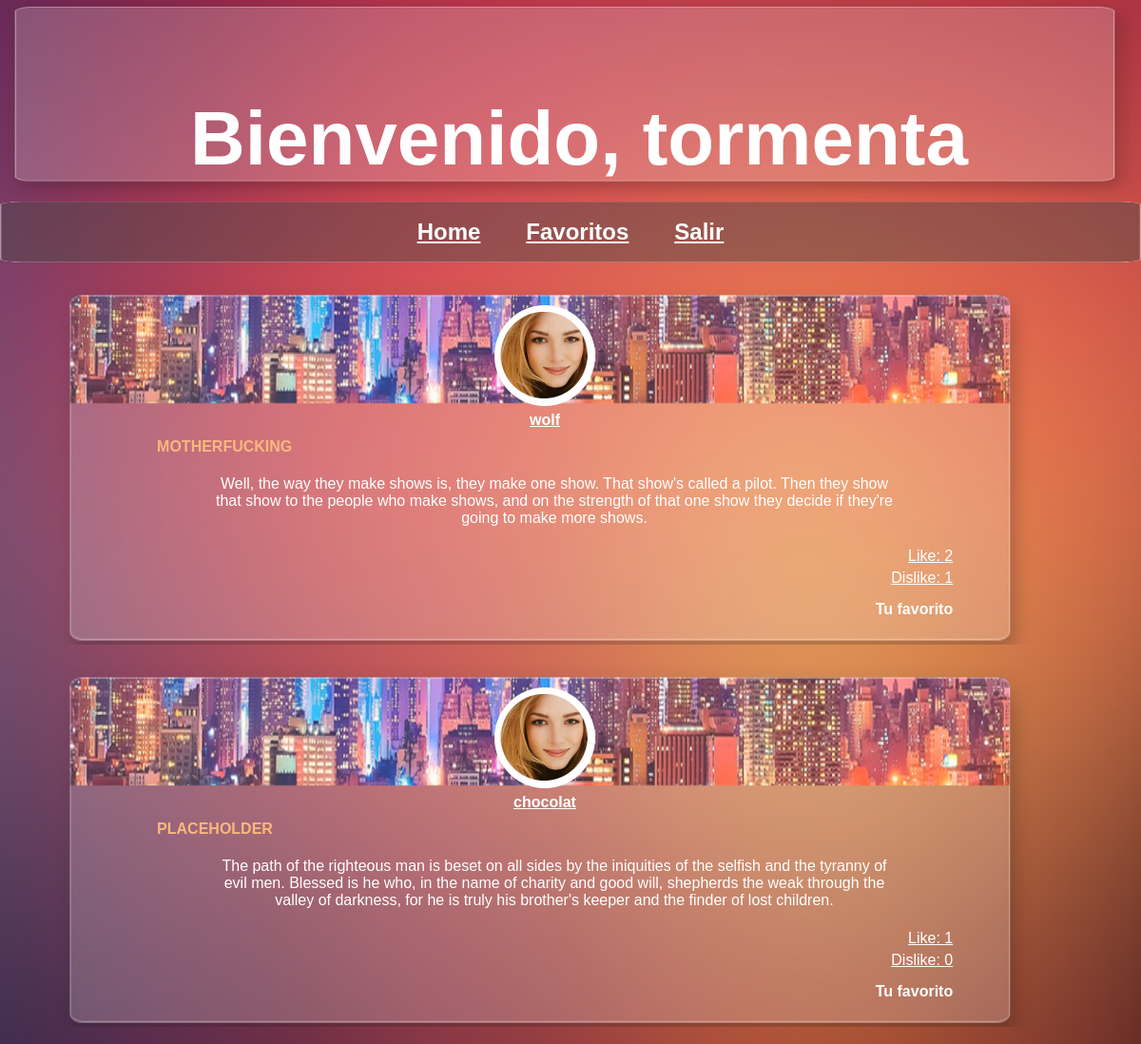
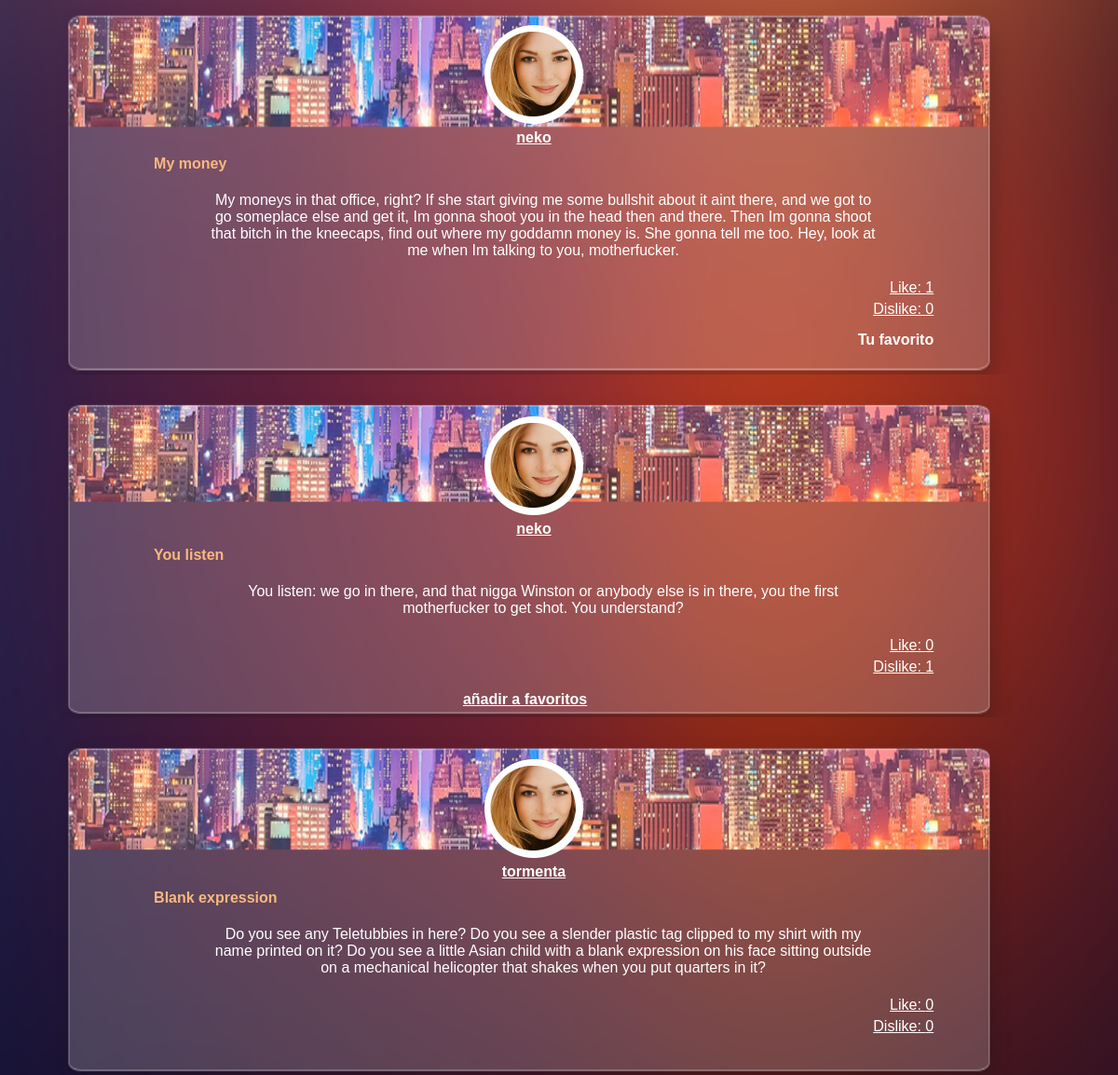
The page /index.php (signed in) on the database its author committed (2 pictures, top to bottom).
### tables this page shows
CREATE TABLE IF NOT EXISTS `post` (
`Id_mensaje` int(11) NOT NULL,
  `Id_usuario` int(255) NOT NULL,
  `Titulo` text,
  `Post` text
);

CREATE TABLE IF NOT EXISTS `usuarios` (
`Id` int(12) NOT NULL,
  `Nombre` varchar(20) NOT NULL,
  `password` varchar(10) NOT NULL,
  `URL` text
);

### index.php (the view, shortened to what this page needs)
<!doctype html>
<html>
	<head>
		<link rel="stylesheet" href="css/style.css">
	</head>
	<body>
	<?php
		include_once("includes/database.php");
		  	$query_cons =  "SELECT Nombre, URL FROM mensajes.usuarios WHERE 1";
			$result_cons = mysqli_query($cons,$query_cons);
			 $usuarios = [];
			while($row = mysqli_fetch_array($result_cons)){
				array_push($usuarios,$row["Nombre"]);
				$Nombre=$row['Nombre'];
			}
	?>
		<header>
			<div id="nombre">
						<?php
							echo "<h1 >";
							echo "Bienvenido,  ".$_SESSION['user'];
							echo "</h1>";
						?>
					</div>
		</header>
		<div class="container">
			<div class="navegacion">
				<nav>
					<ul class="list-inline list">
							<li class="lista"><a href="#"><h2>Home</h2></a></li>
							<?php
							$ID =mysql_query("SELECT usuarios.Id FROM mensajes.usuarios WHERE usuarios.Nombre='".$_SESSION['user']."'");
							while ($row = mysql_fetch_array($ID)) {
								$idUser = $row["Id"];
							}
							echo "<li class='lista'>";
							$mens= mysql_query("SELECT * FROM mensajes.usuarios As user, mensajes.post AS msm WHERE user.Id=msm.Id_usuario");
							while ($row = mysql_fetch_array($mens)) {
								echo "<a href='favoritos.php?usuario='$Nombre'>";
							}
							echo "<h2>";
							echo "Favoritos";
							echo "</h2>";
							echo "</a>";
							echo "</li>";
							?>
							<li class="lista"><a href="logout.php"><h2>Salir</h2></a></li>
						</ul>
				</nav>
			</div>
				<?php
				$mens= mysql_query("SELECT * FROM mensajes.usuarios As user, mensajes.post AS msm WHERE user.Id=msm.Id_usuario ORDER BY msm.Id_mensaje");
				while ($row = mysql_fetch_array($mens)) {
					$url = $row["URL"];
					$nombre = $row["Nombre"];
					$post =$row["Post"];
					$titulo = $row["Titulo"];
					$mensaje = $row["Id_mensaje"];
					$idUsuario = $row["Id_usuario"];
						echo "<div class='contenedor'>";
							echo "<div class='post'>";
								echo "<div class='user'>";
									echo "<img src='$url' alt='usuario'>";
									echo "<form name='form' action='perfil.php' method='POST'>";
									echo "<a href='perfil.php?usuario=$nombre'>$nombre</a>";
									echo "<br    />";
								echo "</div>";
								echo "<div class='titulo'>$titulo</div>";
								echo "<div class='content'>$post</div>";
								$likes= "SELECT count(*) AS numLikes FROM mensajes.likes WHERE id_post='".$row["Id_mensaje"]."'";
								$rNumLikes = mysqli_query($cons,$likes);
									while($rowB = mysqli_fetch_array($rNumLikes)){
										$numLikes = $rowB["numLikes"];
										echo "<div class='likes'>";
										echo "<a href='add/addLike.php?usuario=".$_SESSION['user']." &idPost= ".$mensaje."'>";
										echo "Like: $numLikes";
										echo "</a>";
										echo "</div>";
									}
								$dislike= "SELECT count(*) AS numDislike FROM mensajes.dislike WHERE id_post='".$row["Id_mensaje"]."'";
								$rNumDislike = mysqli_query($cons,$dislike);
									while($rowC = mysqli_fetch_array($rNumDislike)){
										$numDislike = $rowC["numDislike"];
										echo "<div class='Dislikes'>";
										echo "<a href='add/addDislike.php?usuario=".$_SESSION['user']." &idPost= ".$mensaje."'>";
										echo "Dislike: $numDislike";
										echo "</a>";
										echo "</div>";
									}
								$favoritos= "SELECT count(*) AS numFavoritos FROM mensajes.favoritos WHERE id_post='".$row["Id_mensaje"]."'";
								$IDfavoritos =mysql_query("SELECT * FROM mensajes.favoritos");
								$rNumFavoritos = mysqli_query($cons,$favoritos);
								$numFavoritos = " ";
								$direc = '#';
								$add = ' ';
									while($rowC = mysqli_fetch_array($rNumFavoritos)){
										while ($rowFav = mysql_fetch_array($IDfavoritos)) {
											if ($mensaje==$rowFav["Id_post"] && $idUser==$rowFav["Id_usuario"]) {
												if ($rowC["numFavoritos"]==1) {
												$numFavoritos = "Tu favorito";
												}else if ($rowC["numFavoritos"]>=2) {
												$numFavoritos = "Tu favorito";
												}
											}
												if ($numFavoritos!='Tu favorito' && $idUser!=$idUsuario) {
												$direc="add/addFavoritos.php?usuario=".$_SESSION['user']." &idPost= ".$mensaje."";
												$add='añadir a favoritos';
											} else {
												$add='';
											}
										}
										echo "<div class='Favoritos'>";
										echo "$numFavoritos";
										echo "<a href='$direc'>$add</a>";
										echo "</div>";
									}
							echo "</div>";
							echo "</div>";
				}
				 ?>
			</div>
	</body>
</html>

### css/style.css (style rules this page uses)
* { font-family: 'Helvetica', cursive; margin: 0; padding: 0; }
body { background: #ecf0f1; background: url("imagenes/fondo.png"); background-repeat: no-repeat; background-size: 100% 100%; }
header { background: url("imagenes/mensaje.png"); background-size: 100% 100%; background-repeat: no-repeat; }
#nombre { padding-top: 100px; padding-left: 200px; padding-bottom: 20px; color: white; font-size: 40px; }
.navegacion nav { background: url("imagenes/header.png"); background-size: 100% 100%; text-align: center; }
nav li { display: inline-block; margin: 0 15px 0 15px; }
nav a { color: white; margin: 0 15px 0 15px; }
.contenedor { margin: auto; width: 90%; }
.contenedor img { margin-top: 25px; width: 50% }
.post { background: url("imagenes/mensajeDos.png"); background-size: 100% 110%; color: white; display: inline-block; text-align: center; margin-top: 20px; width: 95%; }
.post a { color: white; display: inline-block; text-align: center; margin-top: 2px; width: 95%; }
.user { display: inline-block; font-weight: bold; }
.titulo { display: inline-block; text-align: left; margin-left:5px; margin-top:10px; width: 80%; font-weight: bold; color:#f9b87e; }
.content { display: inline-block; margin-left: 20px; margin-top: 1px; padding: 20px; vertical-align: top; width: 70%; }
.likes a { display: inline-block; text-align: right; margin-left:-65px; padding-top:-20px; width: 90%; }
.Dislikes a { display: inline-block; text-align: right; margin-left:-65px; margin-top:5px; padding-bottom:10px; width: 90%; }
.Favoritos { display: inline-block; text-align: right; margin-left:-65px; margin-top:5px; padding-bottom:10px; width: 90%; font-weight: bold; }

### rows shown on the page
post: Id_usuario.URL (picture), Id_usuario.Nombre "wolf", Titulo "MOTHERFUCKING", Post "Well, the way they make shows is, they make one show. That show's called a pilot. Then they show that show to the people who make shows, and on the strength of that one show they decide if they're going to make more shows.", numLikes "2", numDislike "1", numFavoritos "Tu favorito"
post: Id_usuario.URL (picture), Id_usuario.Nombre "chocolat", Titulo "PLACEHOLDER", Post "The path of the righteous man is beset on all sides by the iniquities of the selfish and the tyranny of evil men. Blessed is he who, in the name of charity and good will, shepherds the weak through the valley of darkness, for he is truly his brother's keeper and the finder of lost children.", numLikes "1", numDislike "0", numFavoritos "Tu favorito"
post: Id_usuario.URL (picture), Id_usuario.Nombre "neko", Titulo "My money", Post "My moneys in that office, right? If she start giving me some bullshit about it aint there, and we got to go someplace else and get it, Im gonna shoot you in the head then and there. Then Im gonna shoot that bitch in the kneecaps, find out where my goddamn money is. She gonna tell me too. Hey, look at me when Im talking to you, motherfucker.", numLikes "1", numDislike "0", numFavoritos "Tu favorito"
post: Id_usuario.URL (picture), Id_usuario.Nombre "neko", Titulo "You listen", Post "You listen: we go in there, and that nigga Winston or anybody else is in there, you the first motherfucker to get shot. You understand?", numLikes "0", numDislike "1"
usuarios: Id.Id_usuario "añadir a favoritos"
post: Id_usuario.URL (picture), Id_usuario.Nombre "tormenta", Titulo "Blank expression", Post "Do you see any Teletubbies in here? Do you see a slender plastic tag clipped to my shirt with my name printed on it? Do you see a little Asian child with a blank expression on his face sitting outside on a mechanical helicopter that shakes when you put quarters in it?", numLikes "0", numDislike "0"

### other values the page prints
$_SESSION['user'] "tormenta"
